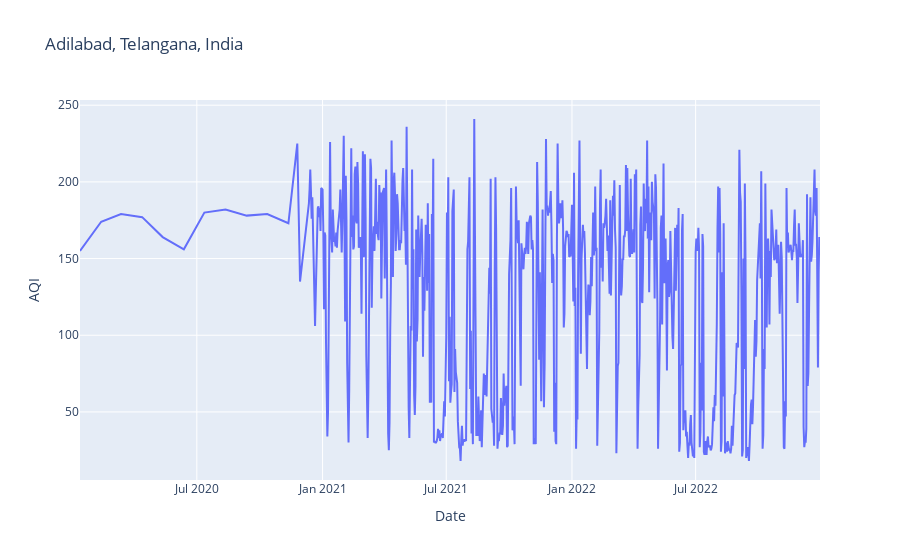
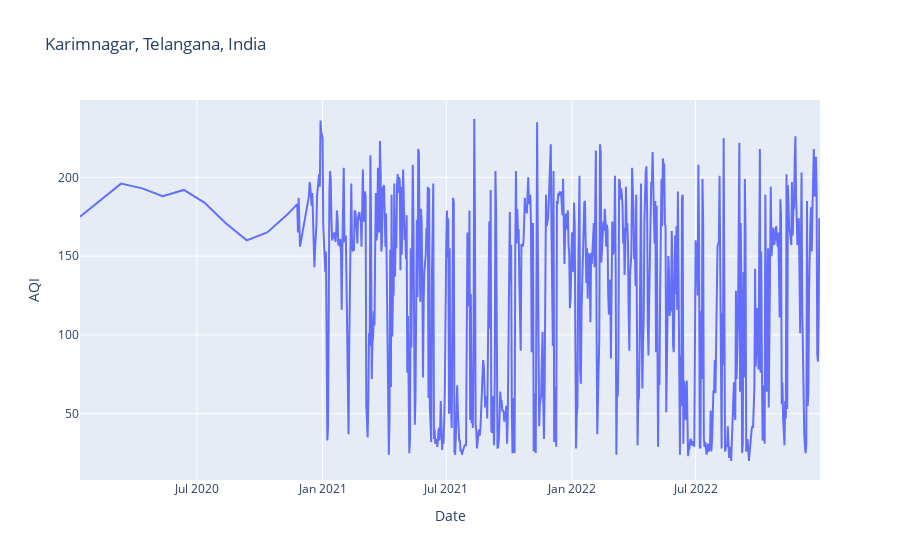
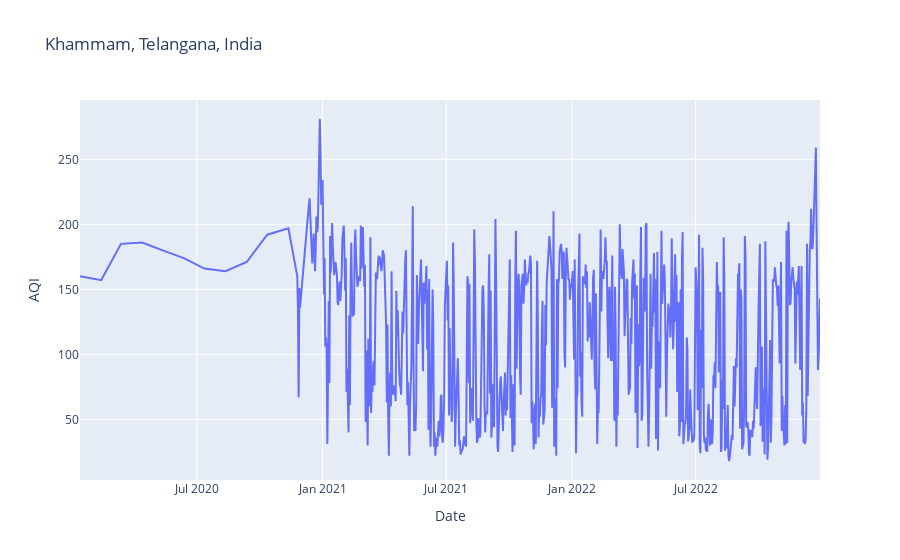
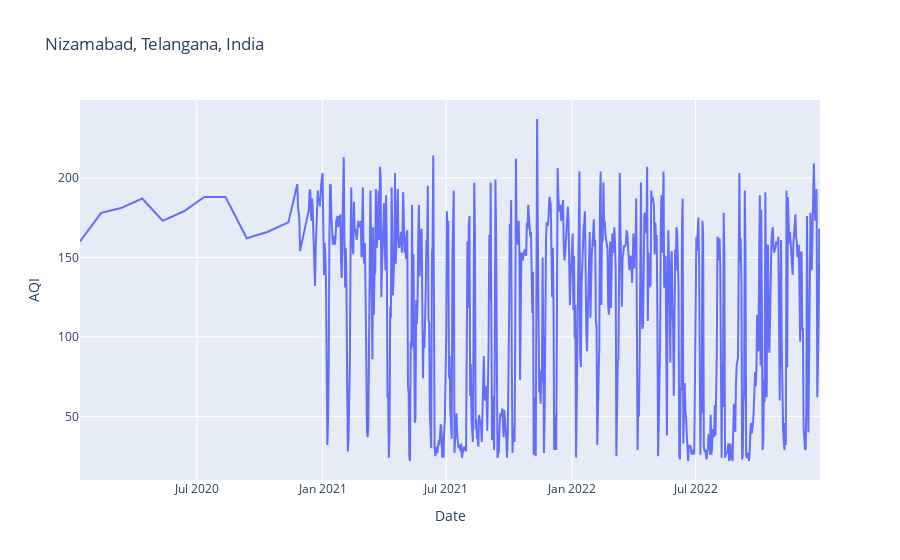

Write notebook code for charts like these, in order.
### Code cell
for location in loc:
    Plot(location)

### Figure 1 — Plotly figure (JSON) as saved in the notebook; plotly's stock layout.template omitted (floating-point values rounded to 4 significant figures; data arrays with more than 128 entries replaced by an {"elided": "..."} marker saying what was removed)
{"data": [{"hovertemplate": "Date=%{x}<br>AQI=%{y}<extra></extra>", "legendgroup": "", "line": {"color": "#636efa", "dash": "solid"}, "marker": {"symbol": "circle"}, "mode": "lines", "name": "", "orientation": "v", "showlegend": false, "type": "scatter", "x": {"elided": "739 str values"}, "xaxis": "x", "y": {"elided": "739 int values"}, "yaxis": "y"}], "layout": {"legend": {"tracegroupgap": 0}, "title": {"text": "Adilabad, Telangana, India"}, "xaxis": {"anchor": "y", "domain": [0, 1], "title": {"text": "Date"}}, "yaxis": {"anchor": "x", "domain": [0, 1], "title": {"text": "AQI"}}}}

### Figure 2 — Plotly figure (JSON) as saved in the notebook; plotly's stock layout.template omitted (floating-point values rounded to 4 significant figures; data arrays with more than 128 entries replaced by an {"elided": "..."} marker saying what was removed)
{"data": [{"hovertemplate": "Date=%{x}<br>AQI=%{y}<extra></extra>", "legendgroup": "", "line": {"color": "#636efa", "dash": "solid"}, "marker": {"symbol": "circle"}, "mode": "lines", "name": "", "orientation": "v", "showlegend": false, "type": "scatter", "x": {"elided": "739 str values"}, "xaxis": "x", "y": {"elided": "739 int values"}, "yaxis": "y"}], "layout": {"legend": {"tracegroupgap": 0}, "title": {"text": "Karimnagar, Telangana, India"}, "xaxis": {"anchor": "y", "domain": [0, 1], "title": {"text": "Date"}}, "yaxis": {"anchor": "x", "domain": [0, 1], "title": {"text": "AQI"}}}}

### Figure 3 — Plotly figure (JSON) as saved in the notebook; plotly's stock layout.template omitted (floating-point values rounded to 4 significant figures; data arrays with more than 128 entries replaced by an {"elided": "..."} marker saying what was removed)
{"data": [{"hovertemplate": "Date=%{x}<br>AQI=%{y}<extra></extra>", "legendgroup": "", "line": {"color": "#636efa", "dash": "solid"}, "marker": {"symbol": "circle"}, "mode": "lines", "name": "", "orientation": "v", "showlegend": false, "type": "scatter", "x": {"elided": "739 str values"}, "xaxis": "x", "y": {"elided": "739 int values"}, "yaxis": "y"}], "layout": {"legend": {"tracegroupgap": 0}, "title": {"text": "Khammam, Telangana, India"}, "xaxis": {"anchor": "y", "domain": [0, 1], "title": {"text": "Date"}}, "yaxis": {"anchor": "x", "domain": [0, 1], "title": {"text": "AQI"}}}}

### Figure 4 — Plotly figure (JSON) as saved in the notebook; plotly's stock layout.template omitted (floating-point values rounded to 4 significant figures; data arrays with more than 128 entries replaced by an {"elided": "..."} marker saying what was removed)
{"data": [{"hovertemplate": "Date=%{x}<br>AQI=%{y}<extra></extra>", "legendgroup": "", "line": {"color": "#636efa", "dash": "solid"}, "marker": {"symbol": "circle"}, "mode": "lines", "name": "", "orientation": "v", "showlegend": false, "type": "scatter", "x": {"elided": "739 str values"}, "xaxis": "x", "y": {"elided": "739 int values"}, "yaxis": "y"}], "layout": {"legend": {"tracegroupgap": 0}, "title": {"text": "Nizamabad, Telangana, India"}, "xaxis": {"anchor": "y", "domain": [0, 1], "title": {"text": "Date"}}, "yaxis": {"anchor": "x", "domain": [0, 1], "title": {"text": "AQI"}}}}
